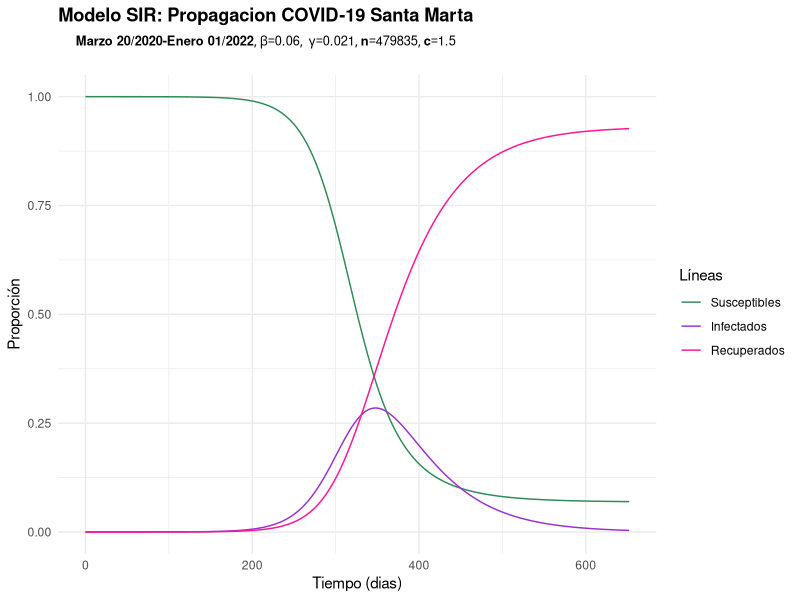

R code for this plot:
SIR.model <- function(t, b, g, n, c){
  require(deSolve) # Librería deSolve para resolver Sistemas de Ecuaciones Diferenciales
  init <- c(S=1-(c/n),I=c/n,R=0)
  parameters <- c(beta=b,gamma=g) #Parámetros
  time <- seq(0,t,by=1) #Se calculan los valores por cada día. Para hacerlo por día y medio cambiar el valor de 1 por 1/2
  eqn <- function(time,state,parameters){ #Ecuaciones del Sistema
    with(as.list(c(state,parameters)),{
      dS <- -beta*S*I #cambio en la proporción de los susceptibles(dS/dt)
      dI <- beta*S*I-gamma*I #cambio en la proporción de los infectados (dI/dt)
      dR <- gamma*I #cambio en la proporción de los recuperados (dR/dt)
      return(list(c(dS,dI,dR)))}) #lista con los resultados.
  }
  out<-ode(y=init,times=time,eqn,parms=parameters, method = "euler") #solución del sistema usando ode() de deSolve con el método euler. Para el método rk4 cambiar euler por rk4.
  out.df<-as.data.frame(out) #crea un dataframe del output de la función anterior.
  
  #print(out.df)
  
  require(ggplot2) #paquete ggplot para hacer gráficos lindos c:
  theme_set(theme_minimal())
  title <- bquote("Modelo SIR: Propagacion COVID-19 Santa Marta") #título del gráfico
  subtit<-bquote(list("Marzo 20/2020-Enero 01/2022", beta==.(parameters[1]),~gamma==.(parameters[2]), n==.(n), c==.(c))) #subtítulo con los parámetros usados.
  res<-ggplot(out.df,aes(x=time))+ #Plot con los resultados proporción vs días.
    ggtitle(bquote(atop(bold(.(title)),atop(bold(.(subtit))))))+ #poner título y subtítulo.
    geom_line(aes(y=S,colour="Susceptibles"))+ #línea del plot con los valores de S.
    geom_line(aes(y=I,colour="Infectados"))+ #línea del plot con los valores de I.
    geom_line(aes(y=R,colour="Recuperados"))+ #línea del plot con los valores de R.
    ylab(label="Proporción")+ #label del eje Y
    xlab(label="Tiempo (dias)")+ #label del eje X
    
    scale_colour_manual("Líneas",
                        breaks=c("Susceptibles","Infectados","Recuperados"),
                        values=c("seagreen","darkorchid","deeppink"))
  
  ###PUNTO 1.### Imprimir tabla con valores de proporción, se comenta al cambiar el número de días para evitar generar un archivo muy grande.
  
  # library(gridExtra)
  # pdf("Valores SIR 31 días.pdf", height=11, width=8.5)
  # grid.table(out.df(1:31))
  # dev.off()
  
  ###PUNTO 2.### Imprimir plot
  
  print(res)
  
  ###PUNTO 3.### Fecha estimada con la mayor cantidad de infectados.
  
  cat("\nLa proporción mayor de infectados estimada es: ", max(out.df$I), " (aproximadamente ", as.integer(max(out.df$I)*n)," personas) y se espera ocurra en el día: ", (which.max(out.df$I)-1), " ( aproximadamente 3 de marzo del 2021)." )
 
  ###PUNTO 4.### Calcular el porcentaje de población que llegaría a infectarse junto con el porcentaje de recuperación.
  
  cat("\n\nEl porcentaje estimado de población infectada para enero 01 del 2022 es: ", (out.df[653, 3]+out.df[653, 4])*100, "% y el porcentaje estimado de personas recuperadas es: ", (out.df[653, 4])*100, "%.")
  
  ###PUNTO 5.### Estimar la fecha en la que la epidemia estará controlada.
  
  indiceControl = g/(b*c)
  c <- which(out.df[['S']]<indiceControl)-1
  cat("\n\nApartir del día ", c[1] ," (aproximadamente marzo 27 del 2021) se estima que la epidemia estará controlada.")

}

SIR.model(652,0.06,0.021,479835,1.5)
